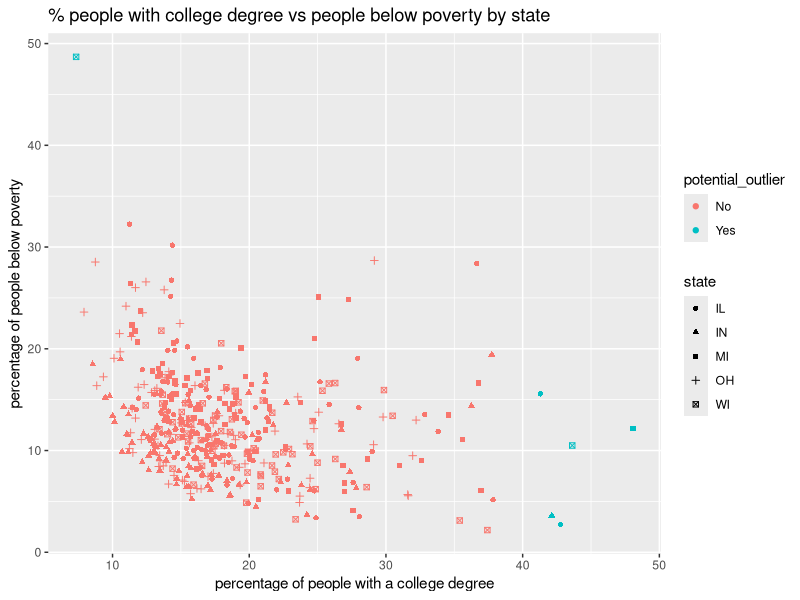

Write the R code that produced this figure.
## ---- chunk 1
#| label: load-packages
#| message: false

library(tidyverse)
## ---- chunk 2
#| label: count-counties

midwest |>
  count(state)
## ---- chunk 3
#| label: count-county-names

midwest |>
  count(county) |>
  filter(n==5)
## ---- chunk 4
#| label: high-pop-density

midwest |> 
  filter(popdensity > 25000) |>
  select(county, state, popdensity, poptotal, area) |>
  arrange(desc(popdensity))
## ---- chunk 5
#| label: max-pop-density

midwest |> 
  filter(popdensity == max(popdensity)) |>
  select(county, state, popdensity, poptotal, area)
## ---- chunk 6
#| label: distribution-pop-density

midwest |>
  summarize(
    median = median(popdensity),
    q1 = quantile(popdensity, 0.25),
    q3 = quantile(popdensity, 0.75)
  )

## ---- chunk 7
#| label: proportions-inmetro

midwest |>
  mutate(metro = if_else(inmetro == 1, "Yes", "No")) |>
  group_by(state, metro) |>
  summarise(count = n()) |>
  mutate(proportion_inmetro = count / sum(count)) |>
  filter(metro == "Yes")
## ---- chunk 8
#| label: outlier-upper-left

midwest |>
  filter(percbelowpoverty == max(percbelowpoverty)) |>
  select(county,state,percbelowpoverty, percollege)
## ---- chunk 9
#| label: outlier-lower-right

midwest |>
  filter(percollege > 40) |>
  select(county,state,percbelowpoverty, percollege)
## ---- chunk 10
#| label: outliers

midwest |>
  filter(percollege > 40 | percbelowpoverty == max(percbelowpoverty)) |>
  select(county,state,percbelowpoverty, percollege)
## ---- chunk 11
#| label: potential-outlier


midwest <- midwest |>
  mutate(potential_outlier = if_else(percollege > 40 | 
  percbelowpoverty == max(percbelowpoverty), "Yes", "No"))

midwest |>
  select(county, state, percbelowpoverty, percollege, potential_outlier) |>
  arrange(potential_outlier)

## ---- chunk 12
#| label: scatterplot-potentialOutliers

ggplot(midwest, aes(x=percollege, y=percbelowpoverty, color = potential_outlier, 
      shape=state)) +
  geom_point() +
  labs(
    x = "percentage of people with a college degree",
    y = "percentage of people below poverty",
    title = "% people with college degree vs people below poverty by state"
  )


## ---- chunk 13
#| label: total-pop-per-state

state_population <- midwest |>
  group_by(state) |>
  summarize(total_population = sum(poptotal)) 

state_population |>
  arrange(desc(total_population))
## ---- chunk 14
#| label: proportion-totalPopulation

state_population |>
  mutate(propOf_totalPopulation = total_population / sum(total_population)) |>
  arrange(desc(propOf_totalPopulation))

## ---- chunk 15
#| label: average-percentageBelowPoverty-per-state


state_poverty <- midwest |>
  group_by(state) |>
  summarize(mean_percbelowpoverty = mean(percbelowpoverty)) |>
  select(state, mean_percbelowpoverty)

state_poverty |>
  arrange(mean_percbelowpoverty)
## ---- chunk 16
#| label: foods-data-frame

df <- tibble(
  var_1 = c(10, 20, 30, 40, 50),
  var_2 = c("Pizza", "Burger", "Pizza", "Pizza", "Burger"),
  var_3 = c("Apple", "Apple", "Pear", "Pear", "Banana")
)

df
## ---- chunk 17
#| label: arrange


df |>
  arrange(var_2)
## ---- chunk 18
#| label: group-by

df |>
  group_by(var_2)
## ---- chunk 19
#| label: group-by-summarize-onevar


df |>
  group_by(var_2) |>
  summarize(mean_var_1 = mean(var_1))
## ---- chunk 20
#| label: group-by-summarize-twovars

df |>
  group_by(var_2, var_3) |>
  summarize(mean_var_1 = mean(var_1))
## ---- chunk 21
#| label: group-by-summarize-mean-dropGroups

df |>
  group_by(var_2, var_3) |>
  summarize(mean_var_1 = mean(var_1), .groups = "drop")
## ---- chunk 22
#| label: compare-dropgroups-nodropgroups

df |>
  group_by(var_2, var_3) |>
  summarize(mean_var_1 = mean(var_1), .groups = "drop")

df |>
  group_by(var_2, var_3) |>
  mutate(mean_var_1 = mean(var_1))

